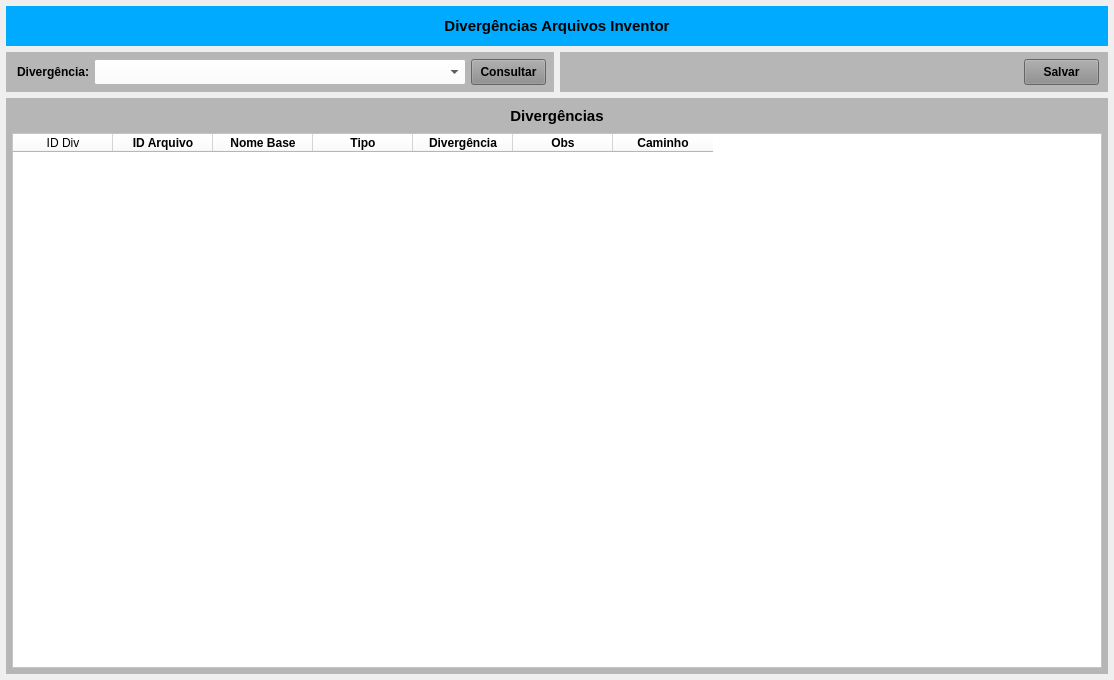
<?xml version="1.0" encoding="UTF-8"?>
<ui version="4.0">
 <class>MainWindow</class>
 <widget class="QMainWindow" name="MainWindow">
  <property name="geometry">
   <rect>
    <x>0</x>
    <y>0</y>
    <width>1114</width>
    <height>680</height>
   </rect>
  </property>
  <property name="windowTitle">
   <string>Divergências Engenharia</string>
  </property>
  <property name="styleSheet">
   <string notr="true"/>
  </property>
  <widget class="QWidget" name="centralwidget">
   <layout class="QVBoxLayout" name="verticalLayout">
    <property name="spacing">
     <number>6</number>
    </property>
    <property name="leftMargin">
     <number>6</number>
    </property>
    <property name="topMargin">
     <number>6</number>
    </property>
    <property name="rightMargin">
     <number>6</number>
    </property>
    <property name="bottomMargin">
     <number>6</number>
    </property>
    <item>
     <widget class="QWidget" name="widget_cabecalho" native="true">
      <property name="sizePolicy">
       <sizepolicy hsizetype="Preferred" vsizetype="Fixed">
        <horstretch>0</horstretch>
        <verstretch>0</verstretch>
       </sizepolicy>
      </property>
      <property name="minimumSize">
       <size>
        <width>0</width>
        <height>40</height>
       </size>
      </property>
      <property name="maximumSize">
       <size>
        <width>16777215</width>
        <height>40</height>
       </size>
      </property>
      <property name="styleSheet">
       <string notr="true">background-color: rgb(0, 170, 255);</string>
      </property>
      <layout class="QHBoxLayout" name="horizontalLayout">
       <property name="topMargin">
        <number>6</number>
       </property>
       <property name="bottomMargin">
        <number>6</number>
       </property>
       <item>
        <widget class="QLabel" name="label_13">
         <property name="sizePolicy">
          <sizepolicy hsizetype="Preferred" vsizetype="Preferred">
           <horstretch>0</horstretch>
           <verstretch>0</verstretch>
          </sizepolicy>
         </property>
         <property name="minimumSize">
          <size>
           <width>150</width>
           <height>0</height>
          </size>
         </property>
         <property name="font">
          <font>
           <pointsize>11</pointsize>
           <weight>75</weight>
           <bold>true</bold>
          </font>
         </property>
         <property name="text">
          <string>Divergências Arquivos Inventor</string>
         </property>
         <property name="alignment">
          <set>Qt::AlignCenter</set>
         </property>
        </widget>
       </item>
      </layout>
     </widget>
    </item>
    <item>
     <widget class="QWidget" name="widget_Cor2" native="true">
      <property name="sizePolicy">
       <sizepolicy hsizetype="Preferred" vsizetype="Preferred">
        <horstretch>0</horstretch>
        <verstretch>0</verstretch>
       </sizepolicy>
      </property>
      <property name="minimumSize">
       <size>
        <width>0</width>
        <height>40</height>
       </size>
      </property>
      <property name="maximumSize">
       <size>
        <width>16777215</width>
        <height>40</height>
       </size>
      </property>
      <property name="styleSheet">
       <string notr="true"/>
      </property>
      <layout class="QHBoxLayout" name="horizontalLayout_5">
       <property name="spacing">
        <number>6</number>
       </property>
       <property name="leftMargin">
        <number>0</number>
       </property>
       <property name="topMargin">
        <number>0</number>
       </property>
       <property name="rightMargin">
        <number>0</number>
       </property>
       <property name="bottomMargin">
        <number>0</number>
       </property>
       <item>
        <widget class="QWidget" name="widget_9" native="true">
         <property name="minimumSize">
          <size>
           <width>441</width>
           <height>0</height>
          </size>
         </property>
         <property name="maximumSize">
          <size>
           <width>16777215</width>
           <height>16777215</height>
          </size>
         </property>
         <property name="styleSheet">
          <string notr="true">background-color: rgb(182, 182, 182);</string>
         </property>
         <layout class="QVBoxLayout" name="verticalLayout_3">
          <property name="spacing">
           <number>3</number>
          </property>
          <property name="leftMargin">
           <number>3</number>
          </property>
          <property name="topMargin">
           <number>1</number>
          </property>
          <property name="rightMargin">
           <number>3</number>
          </property>
          <property name="bottomMargin">
           <number>1</number>
          </property>
          <item>
           <widget class="QWidget" name="widget_15" native="true">
            <property name="minimumSize">
             <size>
              <width>0</width>
              <height>25</height>
             </size>
            </property>
            <property name="maximumSize">
             <size>
              <width>16777215</width>
              <height>30</height>
             </size>
            </property>
            <property name="styleSheet">
             <string notr="true"/>
            </property>
            <layout class="QHBoxLayout" name="horizontalLayout_8">
             <property name="spacing">
              <number>5</number>
             </property>
             <property name="leftMargin">
              <number>5</number>
             </property>
             <property name="topMargin">
              <number>2</number>
             </property>
             <property name="rightMargin">
              <number>5</number>
             </property>
             <property name="bottomMargin">
              <number>2</number>
             </property>
             <item>
              <widget class="QLabel" name="label_25">
               <property name="sizePolicy">
                <sizepolicy hsizetype="Preferred" vsizetype="Preferred">
                 <horstretch>0</horstretch>
                 <verstretch>0</verstretch>
                </sizepolicy>
               </property>
               <property name="minimumSize">
                <size>
                 <width>75</width>
                 <height>0</height>
                </size>
               </property>
               <property name="maximumSize">
                <size>
                 <width>75</width>
                 <height>16777215</height>
                </size>
               </property>
               <property name="font">
                <font>
                 <pointsize>9</pointsize>
                 <weight>75</weight>
                 <bold>true</bold>
                </font>
               </property>
               <property name="text">
                <string>Divergência:</string>
               </property>
               <property name="alignment">
                <set>Qt::AlignRight|Qt::AlignTrailing|Qt::AlignVCenter</set>
               </property>
              </widget>
             </item>
             <item>
              <widget class="QComboBox" name="combo_Divergencia">
               <property name="sizePolicy">
                <sizepolicy hsizetype="Preferred" vsizetype="Preferred">
                 <horstretch>0</horstretch>
                 <verstretch>0</verstretch>
                </sizepolicy>
               </property>
               <property name="minimumSize">
                <size>
                 <width>0</width>
                 <height>0</height>
                </size>
               </property>
               <property name="maximumSize">
                <size>
                 <width>16777215</width>
                 <height>16777215</height>
                </size>
               </property>
               <property name="font">
                <font>
                 <pointsize>9</pointsize>
                </font>
               </property>
               <property name="styleSheet">
                <string notr="true">background-color: rgb(255, 255, 255);</string>
               </property>
               <item>
                <property name="text">
                 <string/>
                </property>
               </item>
              </widget>
             </item>
             <item>
              <widget class="QPushButton" name="btn_Consulta">
               <property name="sizePolicy">
                <sizepolicy hsizetype="Fixed" vsizetype="Preferred">
                 <horstretch>0</horstretch>
                 <verstretch>0</verstretch>
                </sizepolicy>
               </property>
               <property name="minimumSize">
                <size>
                 <width>75</width>
                 <height>0</height>
                </size>
               </property>
               <property name="maximumSize">
                <size>
                 <width>75</width>
                 <height>16777215</height>
                </size>
               </property>
               <property name="font">
                <font>
                 <pointsize>9</pointsize>
                 <weight>75</weight>
                 <bold>true</bold>
                </font>
               </property>
               <property name="cursor">
                <cursorShape>PointingHandCursor</cursorShape>
               </property>
               <property name="layoutDirection">
                <enum>Qt::LeftToRight</enum>
               </property>
               <property name="autoFillBackground">
                <bool>false</bool>
               </property>
               <property name="styleSheet">
                <string notr="true">background-color: rgb(141, 141, 141);</string>
               </property>
               <property name="text">
                <string>Consultar</string>
               </property>
               <property name="checkable">
                <bool>false</bool>
               </property>
               <property name="autoDefault">
                <bool>false</bool>
               </property>
               <property name="default">
                <bool>false</bool>
               </property>
               <property name="flat">
                <bool>false</bool>
               </property>
              </widget>
             </item>
            </layout>
           </widget>
          </item>
         </layout>
        </widget>
       </item>
       <item>
        <widget class="QWidget" name="widget_10" native="true">
         <property name="minimumSize">
          <size>
           <width>0</width>
           <height>40</height>
          </size>
         </property>
         <property name="maximumSize">
          <size>
           <width>16777215</width>
           <height>40</height>
          </size>
         </property>
         <property name="styleSheet">
          <string notr="true">background-color: rgb(182, 182, 182);</string>
         </property>
         <layout class="QVBoxLayout" name="verticalLayout_5">
          <property name="spacing">
           <number>3</number>
          </property>
          <property name="leftMargin">
           <number>3</number>
          </property>
          <property name="topMargin">
           <number>1</number>
          </property>
          <property name="rightMargin">
           <number>3</number>
          </property>
          <property name="bottomMargin">
           <number>1</number>
          </property>
          <item>
           <widget class="QWidget" name="widget_17" native="true">
            <property name="minimumSize">
             <size>
              <width>0</width>
              <height>25</height>
             </size>
            </property>
            <property name="maximumSize">
             <size>
              <width>16777215</width>
              <height>30</height>
             </size>
            </property>
            <property name="styleSheet">
             <string notr="true"/>
            </property>
            <layout class="QHBoxLayout" name="horizontalLayout_10">
             <property name="spacing">
              <number>5</number>
             </property>
             <property name="leftMargin">
              <number>6</number>
             </property>
             <property name="topMargin">
              <number>2</number>
             </property>
             <property name="rightMargin">
              <number>6</number>
             </property>
             <property name="bottomMargin">
              <number>2</number>
             </property>
             <item>
              <widget class="QLabel" name="label">
               <property name="text">
                <string/>
               </property>
              </widget>
             </item>
             <item>
              <widget class="QPushButton" name="btn_Salvar">
               <property name="sizePolicy">
                <sizepolicy hsizetype="Fixed" vsizetype="Preferred">
                 <horstretch>0</horstretch>
                 <verstretch>0</verstretch>
                </sizepolicy>
               </property>
               <property name="minimumSize">
                <size>
                 <width>75</width>
                 <height>0</height>
                </size>
               </property>
               <property name="maximumSize">
                <size>
                 <width>75</width>
                 <height>16777215</height>
                </size>
               </property>
               <property name="font">
                <font>
                 <pointsize>9</pointsize>
                 <weight>75</weight>
                 <bold>true</bold>
                </font>
               </property>
               <property name="cursor">
                <cursorShape>PointingHandCursor</cursorShape>
               </property>
               <property name="layoutDirection">
                <enum>Qt::LeftToRight</enum>
               </property>
               <property name="autoFillBackground">
                <bool>false</bool>
               </property>
               <property name="styleSheet">
                <string notr="true">background-color: rgb(141, 141, 141);</string>
               </property>
               <property name="text">
                <string>Salvar</string>
               </property>
               <property name="checkable">
                <bool>false</bool>
               </property>
               <property name="autoDefault">
                <bool>false</bool>
               </property>
               <property name="default">
                <bool>false</bool>
               </property>
               <property name="flat">
                <bool>false</bool>
               </property>
              </widget>
             </item>
            </layout>
           </widget>
          </item>
         </layout>
        </widget>
       </item>
      </layout>
     </widget>
    </item>
    <item>
     <widget class="QWidget" name="widget" native="true">
      <layout class="QHBoxLayout" name="horizontalLayout_12">
       <property name="leftMargin">
        <number>0</number>
       </property>
       <property name="topMargin">
        <number>0</number>
       </property>
       <property name="rightMargin">
        <number>0</number>
       </property>
       <property name="bottomMargin">
        <number>0</number>
       </property>
       <item>
        <widget class="QWidget" name="widget_Cor5" native="true">
         <property name="minimumSize">
          <size>
           <width>470</width>
           <height>0</height>
          </size>
         </property>
         <property name="styleSheet">
          <string notr="true">background-color: rgb(182, 182, 182);</string>
         </property>
         <layout class="QVBoxLayout" name="verticalLayout_6">
          <property name="leftMargin">
           <number>6</number>
          </property>
          <property name="topMargin">
           <number>6</number>
          </property>
          <property name="rightMargin">
           <number>6</number>
          </property>
          <property name="bottomMargin">
           <number>6</number>
          </property>
          <item>
           <widget class="QLabel" name="label_7">
            <property name="sizePolicy">
             <sizepolicy hsizetype="Preferred" vsizetype="Fixed">
              <horstretch>0</horstretch>
              <verstretch>0</verstretch>
             </sizepolicy>
            </property>
            <property name="maximumSize">
             <size>
              <width>16777215</width>
              <height>23</height>
             </size>
            </property>
            <property name="font">
             <font>
              <pointsize>11</pointsize>
              <weight>75</weight>
              <bold>true</bold>
             </font>
            </property>
            <property name="text">
             <string>Divergências</string>
            </property>
            <property name="alignment">
             <set>Qt::AlignCenter</set>
            </property>
           </widget>
          </item>
          <item>
           <widget class="QTableWidget" name="table_Divergencia">
            <property name="sizePolicy">
             <sizepolicy hsizetype="Preferred" vsizetype="Preferred">
              <horstretch>0</horstretch>
              <verstretch>0</verstretch>
             </sizepolicy>
            </property>
            <property name="styleSheet">
             <string notr="true">background-color: rgb(255, 255, 255);</string>
            </property>
            <column>
             <property name="text">
              <string>ID Div</string>
             </property>
            </column>
            <column>
             <property name="text">
              <string>ID Arquivo</string>
             </property>
             <property name="font">
              <font>
               <weight>75</weight>
               <bold>true</bold>
              </font>
             </property>
             <property name="textAlignment">
              <set>AlignCenter</set>
             </property>
            </column>
            <column>
             <property name="text">
              <string>Nome Base</string>
             </property>
             <property name="font">
              <font>
               <weight>75</weight>
               <bold>true</bold>
              </font>
             </property>
             <property name="textAlignment">
              <set>AlignCenter</set>
             </property>
            </column>
            <column>
             <property name="text">
              <string>Tipo</string>
             </property>
             <property name="font">
              <font>
               <weight>75</weight>
               <bold>true</bold>
              </font>
             </property>
             <property name="textAlignment">
              <set>AlignCenter</set>
             </property>
            </column>
            <column>
             <property name="text">
              <string>Divergência</string>
             </property>
             <property name="font">
              <font>
               <weight>75</weight>
               <bold>true</bold>
              </font>
             </property>
             <property name="textAlignment">
              <set>AlignCenter</set>
             </property>
            </column>
            <column>
             <property name="text">
              <string>Obs</string>
             </property>
             <property name="font">
              <font>
               <weight>75</weight>
               <bold>true</bold>
              </font>
             </property>
             <property name="textAlignment">
              <set>AlignCenter</set>
             </property>
            </column>
            <column>
             <property name="text">
              <string>Caminho</string>
             </property>
             <property name="font">
              <font>
               <weight>75</weight>
               <bold>true</bold>
              </font>
             </property>
             <property name="textAlignment">
              <set>AlignCenter</set>
             </property>
            </column>
           </widget>
          </item>
         </layout>
        </widget>
       </item>
      </layout>
     </widget>
    </item>
   </layout>
  </widget>
 </widget>
 <resources/>
 <connections/>
</ui>
